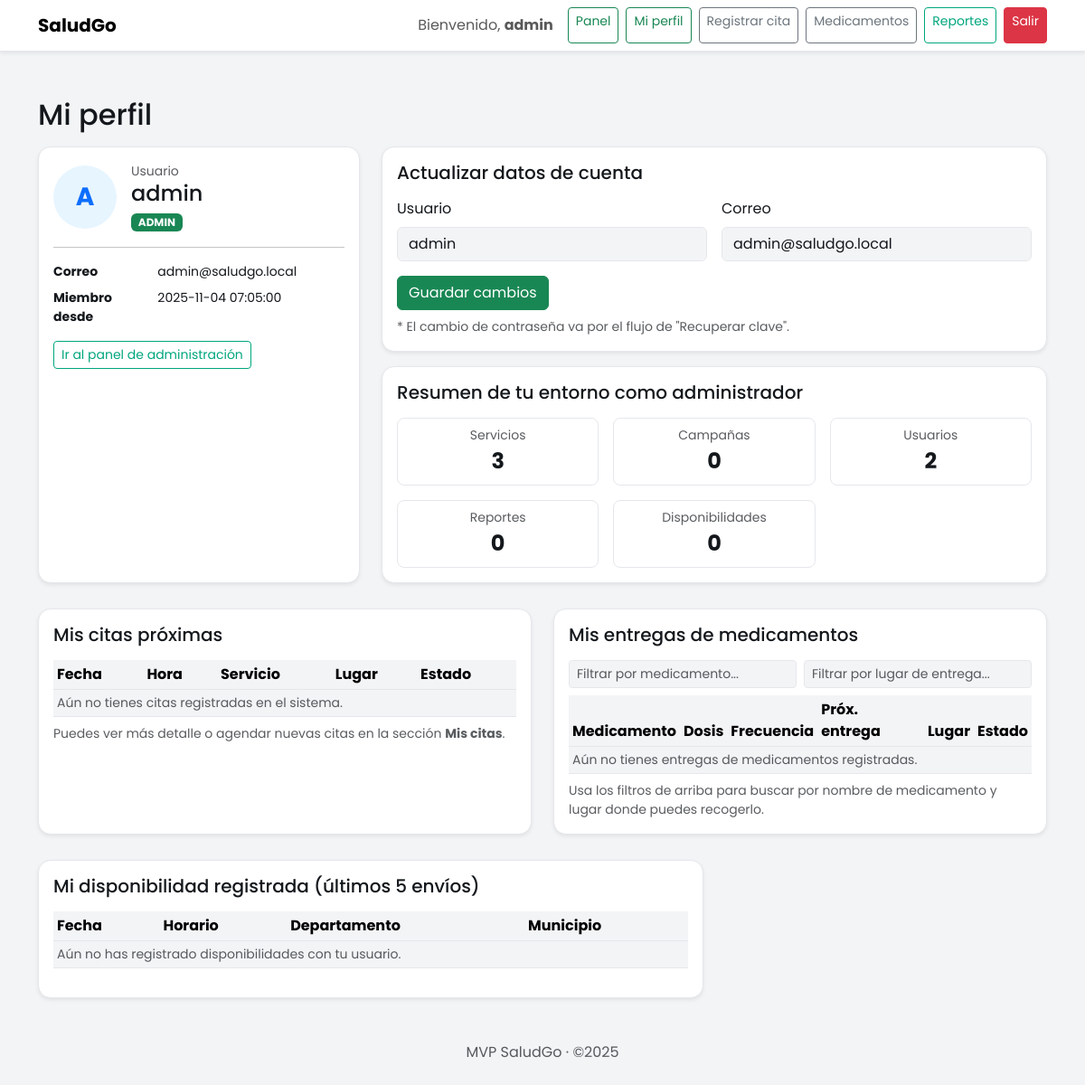
Screenshot of /perfil (signed in) with the database file from the repository.
### tables this page shows
CREATE TABLE users (
  id INTEGER PRIMARY KEY AUTOINCREMENT,
  username TEXT UNIQUE NOT NULL,
  email TEXT,
  password_hash TEXT NOT NULL,
  role TEXT NOT NULL DEFAULT 'user',
  created_at TEXT DEFAULT CURRENT_TIMESTAMP
);

### app.py (the view)
@app.route("/perfil")
@login_required
def perfil():
    u = current_user()
    db = get_db()
    stats = None
    if u["role"] == "admin":
        stats = {
            "services":   db.execute("SELECT COUNT(*) FROM services").fetchone()[0],
            "campaigns":  db.execute("SELECT COUNT(*) FROM campaigns").fetchone()[0],
            "reports":    db.execute("SELECT COUNT(*) FROM community_reports").fetchone()[0],
            "slots":      db.execute("SELECT COUNT(*) FROM availability_slots").fetchone()[0],
            "users":      db.execute("SELECT COUNT(*) FROM users").fetchone()[0],
        }
    my_slots = db.execute("""
        SELECT fecha, horario, depto, municipio
        FROM availability_slots
        WHERE username = ?
        ORDER BY created_at DESC
        LIMIT 5
    """, (u["username"],)).fetchall()
    my_appointments = db.execute(
        """SELECT fecha, hora, tipo, lugar, estado
           FROM appointments
           WHERE user_id=?
           ORDER BY fecha, hora""",
        (u["id"],),
    ).fetchall()
    my_meds = db.execute(
        """SELECT medicamento, dosis, frecuencia, fecha_entrega, lugar, estado
           FROM meds
           WHERE user_id=?
           ORDER BY fecha_entrega""",
        (u["id"],),
    ).fetchall()
    return render_template(
        "perfil.html",
        user=u,
        stats=stats,
        my_slots=my_slots,
        my_appointments=my_appointments,
        my_meds=my_meds,
    )

### app.py (called while the page is built)
def get_db():
    if "db" not in g:
        g.db = sqlite3.connect(app.config["DB_PATH"])
        g.db.row_factory = sqlite3.Row
    return g.db

@app.before_request
def ensure_db():
    os.makedirs(os.path.dirname(app.config["DB_PATH"]), exist_ok=True)
    init_db()

def current_user():
    if "user_id" in session:
        return get_db().execute(
            "SELECT * FROM users WHERE id=?", (session["user_id"],)
        ).fetchone()
    return None

def login_required(view):
    @wraps(view)
    def wrapped(*args, **kwargs):
        u = current_user()
        if not u:
            flash("Debes ingresar para ver esta página.", "warning")
            return redirect(url_for("index", show_login=1))
        return view(*args, **kwargs)
    return wrapped

### templates/perfil.html (shortened to what this page needs)
{% extends "base.html" %}
{% block content %}
<div class="container py-4">
  <h2 class="mb-3">Mi perfil</h2>
  <div class="row g-4">
    <div class="col-lg-4">
      <div class="card shadow-sm p-3 h-100">
        <div class="d-flex align-items-center gap-3">
          <div class="rounded-circle d-flex align-items-center justify-content-center"
               style="width:70px;height:70px;background:#e7f5ff;">
            <span class="fs-3 fw-bold text-primary">
              {{ (user['username'][0] if user['username'] else '?')|upper }}
            </span>
          </div>
          <div>
            <div class="text-muted small">Usuario</div>
            <h4 class="mb-0">{{ user['username'] }}</h4>
            <div class="mt-1">
              <span class="badge bg-success text-uppercase">
                {{ user['role'] }}
              </span>
            </div>
          </div>
        </div>
        <hr>
        <dl class="row mb-0 small">
          <dt class="col-4">Correo</dt>
          <dd class="col-8">{{ user['email'] or 'Sin correo registrado' }}</dd>
          <dt class="col-4">Miembro desde</dt>
          <dd class="col-8">{{ user['created_at'] }}</dd>
        </dl>
        {% if user['role'] == 'admin' %}
        <div class="mt-3">
          <a href="{{ url_for('admin') }}" class="btn btn-outline-primary btn-sm">
            Ir al panel de administración
          </a>
        </div>
        {% endif %}
      </div>
    </div>
    <div class="col-lg-8">
      <div class="card shadow-sm p-3 mb-3">
        <h5 class="mb-3">Actualizar datos de cuenta</h5>
        <form method="post" action="{{ url_for('perfil_update') }}" class="row g-3">
          <div class="col-md-6">
            <label class="form-label">Usuario</label>
            <input class="form-control" name="username" value="{{ user['username'] }}" required>
          </div>
          <div class="col-md-6">
            <label class="form-label">Correo</label>
            <input type="email" class="form-control" name="email" value="{{ user['email'] or '' }}">
          </div>
          <div class="col-12">
            <button class="btn btn-success">Guardar cambios</button>
          </div>
        </form>
        <div class="text-muted small mt-2">
          * El cambio de contraseña va por el flujo de "Recuperar clave".
        </div>
      </div>
      {% if stats %}
      <div class="card shadow-sm p-3">
        <h5 class="mb-3">Resumen de tu entorno como administrador</h5>
        <div class="row g-3 text-center">
          <div class="col-6 col-md-4">
            <div class="border rounded-3 py-2">
              <div class="small text-muted">Servicios</div>
              <div class="fs-4 fw-bold">{{ stats.services }}</div>
            </div>
          </div>
          <div class="col-6 col-md-4">
            <div class="border rounded-3 py-2">
              <div class="small text-muted">Campañas</div>
              <div class="fs-4 fw-bold">{{ stats.campaigns }}</div>
            </div>
          </div>
          <div class="col-6 col-md-4">
            <div class="border rounded-3 py-2">
              <div class="small text-muted">Usuarios</div>
              <div class="fs-4 fw-bold">{{ stats.users }}</div>
            </div>
          </div>
          <div class="col-6 col-md-4">
            <div class="border rounded-3 py-2">
              <div class="small text-muted">Reportes</div>
              <div class="fs-4 fw-bold">{{ stats.reports }}</div>
            </div>
          </div>
          <div class="col-6 col-md-4">
            <div class="border rounded-3 py-2">
              <div class="small text-muted">Disponibilidades</div>
              <div class="fs-4 fw-bold">{{ stats.slots }}</div>
            </div>
          </div>
        </div>
      </div>
      {% endif %}
    </div>
  </div>
  <div class="row g-4 mt-1">
    <div class="col-lg-6">
      <div class="card shadow-sm p-3 h-100">
        <h5 class="mb-3">Mis citas próximas</h5>
        <div class="table-responsive">
          <table class="table table-sm align-middle mb-0">
            <thead>
              <tr>
                <th>Fecha</th>
                <th>Hora</th>
                <th>Servicio</th>
                <th>Lugar</th>
                <th>Estado</th>
              </tr>
            </thead>
            <tbody>
              {% for c in my_appointments %}
              <tr>
                <td>{{ c['fecha'] or '-' }}</td>
                <td>{{ c['hora'] or '-' }}</td>
                <td>{{ c['servicio'] or '-' }}</td>
                <td>{{ c['lugar'] or '-' }}</td>
                <td>{{ c['estado'] or 'programada' }}</td>
              </tr>
              {% else %}
              <tr>
                <td colspan="5" class="text-muted small">
                  Aún no tienes citas registradas en el sistema.
                </td>
              </tr>
              {% endfor %}
            </tbody>
          </table>
        </div>
        <div class="mt-2 small text-muted">
          Puedes ver más detalle o agendar nuevas citas en la sección <b>Mis citas</b>.
        </div>
      </div>
    </div>
    <div class="col-lg-6">
      <div class="card shadow-sm p-3 h-100">
        <h5 class="mb-3">Mis entregas de medicamentos</h5>
        <div class="row g-2 mb-2 small">
          <div class="col-md-6">
            <input id="medFilterNombre" class="form-control form-control-sm"
                   placeholder="Filtrar por medicamento...">
          </div>
          <div class="col-md-6">
            <input id="medFilterLugar" class="form-control form-control-sm"
                   placeholder="Filtrar por lugar de entrega...">
          </div>
        </div>
        <div class="table-responsive">
          <table class="table table-sm align-middle mb-0" id="tablaMeds">
            <thead>
              <tr>
                <th>Medicamento</th>
                <th>Dosis</th>
                <th>Frecuencia</th>
                <th>Próx. entrega</th>
                <th>Lugar</th>
                <th>Estado</th>
              </tr>
            </thead>
            <tbody>
              {% for m in my_meds %}
              <tr data-med="{{ m['medicamento'] or '' }}" data-lugar="{{ m['lugar'] or '' }}">
                <td>{{ m['medicamento'] or '-' }}</td>
                <td>{{ m['dosis'] or '-' }}</td>
                <td>{{ m['frecuencia'] or '-' }}</td>
                <td>{{ m['fecha_entrega'] or '-' }}</td>
                <td>{{ m['lugar'] or '-' }}</td>
                <td>{{ m['estado'] or 'pendiente' }}</td>
              </tr>
              {% else %}
              <tr>
                <td colspan="6" class="text-muted small">
                  Aún no tienes entregas de medicamentos registradas.
                </td>
              </tr>
              {% endfor %}
            </tbody>
          </table>
        </div>
        <div class="mt-2 small text-muted">
          Usa los filtros de arriba para buscar por nombre de medicamento y lugar donde puedes recogerlo.
        </div>
      </div>
    </div>
  </div>
  <div class="row g-4 mt-1">
    <div class="col-lg-8">
      <div class="card shadow-sm p-3">
        <h5 class="mb-3">Mi disponibilidad registrada (últimos 5 envíos)</h5>
        <div class="table-responsive">
          <table class="table table-sm align-middle">
            <thead>
              <tr>
                <th>Fecha</th>
                <th>Horario</th>
                <th>Departamento</th>
                <th>Municipio</th>
              </tr>
            </thead>
            <tbody>
              {% for s in my_slots %}
              <tr>
                <td>{{ s['fecha'] }}</td>
                <td>{{ s['horario'] }}</td>
                <td>{{ s['depto'] }}</td>
                <td>{{ s['municipio'] }}</td>
              </tr>
              {% else %}
              <tr>
                <td colspan="4" class="text-muted small">
                  Aún no has registrado disponibilidades con tu usuario.
                </td>
              </tr>
              {% endfor %}
            </tbody>
          </table>
        </div>
      </div>
    </div>
  </div>
</div>
{% endblock %}

### templates/base.html (shortened to what this page needs)
<!doctype html>
<html lang="es">
<head>
  <link href="https://cdn.jsdelivr.net/npm/bootstrap@5.3.3/dist/css/bootstrap.min.css" rel="stylesheet"/>
  <link rel="stylesheet" href="https://cdn.jsdelivr.net/npm/swiper@11/swiper-bundle.min.css"/>
  <link rel="stylesheet" href="{{ url_for('static', filename='css/style.css') }}">
</head>
<body>
<nav class="navbar navbar-expand-lg fixed-top bg-white shadow-sm">
  <div class="container">
    <a class="navbar-brand d-flex align-items-center gap-2" href="{{ url_for('index') }}">
      <span class="fw-bold" style="display:none">SaludGo</span>
    </a>
    <div id="nav" class="collapse navbar-collapse">
      <div class="d-flex gap-2">
        {% if user %}
          <span class="navbar-text me-2">Bienvenido, <strong>{{ user['username'] }}</strong></span>
          {% if user['role'] == 'admin' %}
            <a class="btn btn-outline-success btn-sm" href="{{ url_for('admin') }}">Panel</a>
            <a class="btn btn-outline-success btn-sm" href="{{ url_for('perfil') }}">Mi perfil</a>
            <a class="btn btn-outline-secondary btn-sm" href="{{ url_for('admin_citas') }}">Registrar cita</a>
            <a class="btn btn-outline-secondary btn-sm" href="{{ url_for('admin_medicamentos') }}">Medicamentos</a>
            <a class="btn btn-outline-primary btn-sm" href="{{ url_for('reportes') }}">Reportes</a>
          {% else %}
            <a class="btn btn-outline-success btn-sm" href="{{ url_for('perfil') }}">Mi perfil</a>
            <a class="btn btn-outline-secondary btn-sm" href="{{ url_for('mis_citas') }}">Mis citas</a>
          {% endif %}
          <a class="btn btn-danger btn-sm" href="{{ url_for('logout') }}">Salir</a>
        {% endif %}
      </div>
    </div>
  </div>
</nav>
<div style="padding-top:84px"></div>
{% block content %}{% endblock %}
<footer class="py-4 text-center text-muted">MVP SaludGo · ©2025</footer>
</body>
</html>

### static/css/style.css (style rules this page uses)
:root { --sg-green:#00A67E; --sg-blue:#2F80ED; --sg-red:#EB1C25; --sg-ink:#14181C; --sg-gray-700:#4A5568; --sg-gray-300:#E5E7EB; --sg-gray-100:#F3F4F6; --sg-white:#FFFFFF; --sg-blue-hover:#2360B3; --sg-green-hover:#007A5F; --sg-blue-tint:#D6E6FB; --sg-green-tint:#CCECE3; }
:root { --bs-body-bg: var(--sg-gray-100); --bs-body-color: var(--sg-ink); --bs-heading-color: var(--sg-ink); --bs-border-color: var(--sg-gray-300); --bs-primary: var(--sg-green); --bs-secondary: var(--sg-blue); --bs-danger: var(--sg-red); --bs-link-color: var(--sg-blue); --bs-link-hover-color: var(--sg-blue-hover); --bs-focus-ring-color: rgba(0,166,126,.35); }
html,body { font-family:Poppins,system-ui,-apple-system,Segoe UI,Roboto,Arial,sans-serif; color:var(--sg-ink); background:var(--sg-gray-100); }
a { color:var(--sg-blue); text-decoration:none }
.navbar { background:var(--sg-white); border-bottom:1px solid var(--sg-gray-300); }
.btn-outline-primary { color:var(--sg-green);border-color:var(--sg-green) }
.card,.panel { background:var(--sg-white); border:1px solid var(--sg-gray-300); border-radius:14px; box-shadow:0 8px 20px rgba(20,24,28,.06); }
.table thead th { background:var(--sg-gray-100) }

### rows the page displays
users: username "admin", username "A", role "ADMIN", email "admin@saludgo.local", created_at "2025-11-04 07:05:00"

### other values shown
{{ stats.services }} "3"
{{ stats.campaigns }} "0"
{{ stats.users }} "2"
{{ stats.reports }} "0"
{{ stats.slots }} "0"
